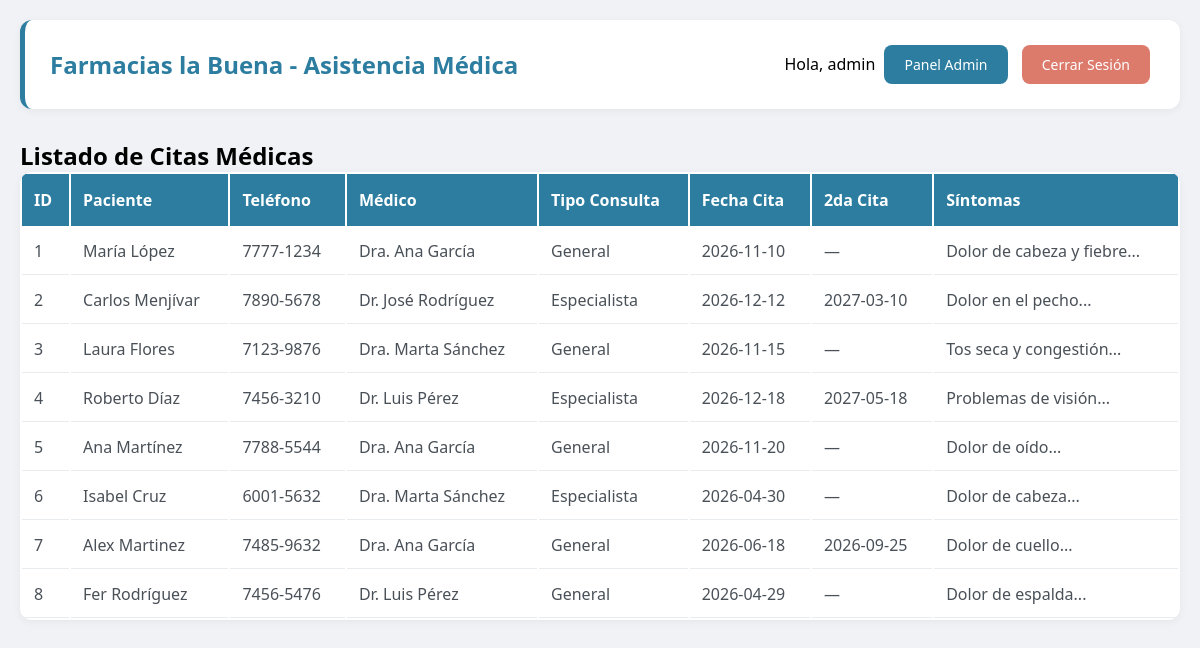
/ (signed in), run on the app's committed database.
### tables this page shows
CREATE TABLE `citas_medicas` (
  `id` int(11) NOT NULL,
  `paciente_nombre` varchar(60) NOT NULL,
  `telefono` varchar(9) NOT NULL,
  `medico` varchar(50) NOT NULL,
  `tipo_consulta` varchar(20) NOT NULL,
  `fecha_cita` date NOT NULL,
  `fecha_segunda_cita` date DEFAULT NULL,
  `sintomas` text DEFAULT NULL,
  `fecha_registro` timestamp NOT NULL DEFAULT current_timestamp() ON UPDATE current_timestamp()
);

### index.php (the view, shortened to what this page needs)
<?php
require_once 'conexion.php';
$citas = [];
$result = $conexion->query("SELECT * FROM citas_medicas ORDER BY id ASC");
if($result) {
    $citas = $result->fetch_all(MYSQLI_ASSOC);
}
?>
<!DOCTYPE html>
<html lang="es">
<head>
    <link rel="stylesheet" href="style.css">
</head>
<body>
    <div class="container">
        <header>
            <h1>Farmacias la Buena - Asistencia Médica</h1>
            <div>
                <?php if(isset($_SESSION['user_id'])): ?>
                    <span>Hola, <?php echo $_SESSION['username']; ?></span>
                    <a href="dashboard.php" class="btn btn-primary">Panel Admin</a>
                    <a href="logout.php" class="btn btn-danger">Cerrar Sesión</a>
                <?php else: ?>
                    <a href="login.php" class="btn btn-primary">Iniciar Sesión</a>
                <?php endif; ?>
            </div>
        </header>
        <h2>Listado de Citas Médicas</h2>
        <?php if(count($citas) > 0): ?>
        <table>
            <thead>
                <tr>
                    <th>ID</th>
                    <th>Paciente</th>
                    <th>Teléfono</th>
                    <th>Médico</th>
                    <th>Tipo Consulta</th>
                    <th>Fecha Cita</th>
                    <th>2da Cita</th>
                    <th>Síntomas</th>
                </tr>
            </thead>
            <tbody>
                <?php foreach($citas as $cita): ?>
                <tr>
                    <td><?php echo $cita['id']; ?></td>
                    <td><?php echo htmlspecialchars($cita['paciente_nombre']); ?></td>
                    <td><?php echo htmlspecialchars($cita['telefono']); ?></td>
                    <td><?php echo htmlspecialchars($cita['medico']); ?></td>
                    <td><?php echo htmlspecialchars($cita['tipo_consulta']); ?></td>
                    <td><?php echo htmlspecialchars($cita['fecha_cita']); ?></td>
                    <td><?php echo $cita['fecha_segunda_cita'] ? htmlspecialchars($cita['fecha_segunda_cita']) : '—'; ?></td>
                    <td><?php echo htmlspecialchars($cita['sintomas']); ?></td>
                </tr>
                <?php endforeach; ?>
            </tbody>
        </table>
        <?php else: ?>
            <div class="error">No hay citas registradas aún</div>
        <?php endif; ?>
    </div>
</body>
</html>

### style.css (style rules this page uses)
* { margin: 0; padding: 0; box-sizing: border-box; }
body { font-family: 'Segoe UI', Tahoma, Geneva, Verdana, sans-serif; background: #f0f2f5; min-height: 100vh; padding: 20px; }
.container { max-width: 1300px; margin: 0 auto; }
header { background: #ffffff; border-radius: 12px; padding: 20px 25px; margin-bottom: 30px; box-shadow: 0 2px 10px rgba(0,0,0,0.05); display: flex; justify-content: space-between; align-items: center; flex-wrap: wrap; border-left: 5px solid #2c7da0; }
header h1 { color: #2c7da0; font-size: 1.5rem; }
.btn { padding: 10px 20px; border: none; border-radius: 8px; cursor: pointer; text-decoration: none; display: inline-block; margin: 5px; font-size: 14px; font-weight: 500; transition: all 0.3s ease; }
.btn-primary { background: #2c7da0; color: white; }
.btn-danger { background: #dc7a6c; color: white; }
table { width: 100%; background: white; border-radius: 12px; overflow: hidden; box-shadow: 0 2px 10px rgba(0,0,0,0.05); }
th { background: #2c7da0; color: white; padding: 15px 12px; text-align: left; font-weight: 600; }
td { padding: 12px; border-bottom: 1px solid #e9ecef; color: #495057; }

### data on the page
citas_medicas: id "1", paciente_nombre "María López", telefono "7777-1234", medico "Dra. Ana García", tipo_consulta "General", fecha_cita "2026-11-10", sintomas "Dolor de cabeza y fiebre..."
citas_medicas: id "2", paciente_nombre "Carlos Menjívar", telefono "7890-5678", medico "Dr. José Rodríguez", tipo_consulta "Especialista", fecha_cita "2026-12-12", fecha_segunda_cita "2027-03-10", sintomas "Dolor en el pecho..."
citas_medicas: id "3", paciente_nombre "Laura Flores", telefono "7123-9876", medico "Dra. Marta Sánchez", tipo_consulta "General", fecha_cita "2026-11-15", sintomas "Tos seca y congestión..."
citas_medicas: id "4", paciente_nombre "Roberto Díaz", telefono "7456-3210", medico "Dr. Luis Pérez", tipo_consulta "Especialista", fecha_cita "2026-12-18", fecha_segunda_cita "2027-05-18", sintomas "Problemas de visión..."
citas_medicas: id "5", paciente_nombre "Ana Martínez", telefono "7788-5544", medico "Dra. Ana García", tipo_consulta "General", fecha_cita "2026-11-20", sintomas "Dolor de oído..."
citas_medicas: id "6", paciente_nombre "Isabel Cruz", telefono "6001-5632", medico "Dra. Marta Sánchez", tipo_consulta "Especialista", fecha_cita "2026-04-30", sintomas "Dolor de cabeza..."
citas_medicas: id "7", paciente_nombre "Alex Martinez", telefono "7485-9632", medico "Dra. Ana García", tipo_consulta "General", fecha_cita "2026-06-18", fecha_segunda_cita "2026-09-25", sintomas "Dolor de cuello..."
citas_medicas: id "8", paciente_nombre "Fer Rodríguez", telefono "7456-5476", medico "Dr. Luis Pérez", tipo_consulta "General", fecha_cita "2026-04-29", sintomas "Dolor de espalda..."

### other printed values
$_SESSION['username'] "admin"
